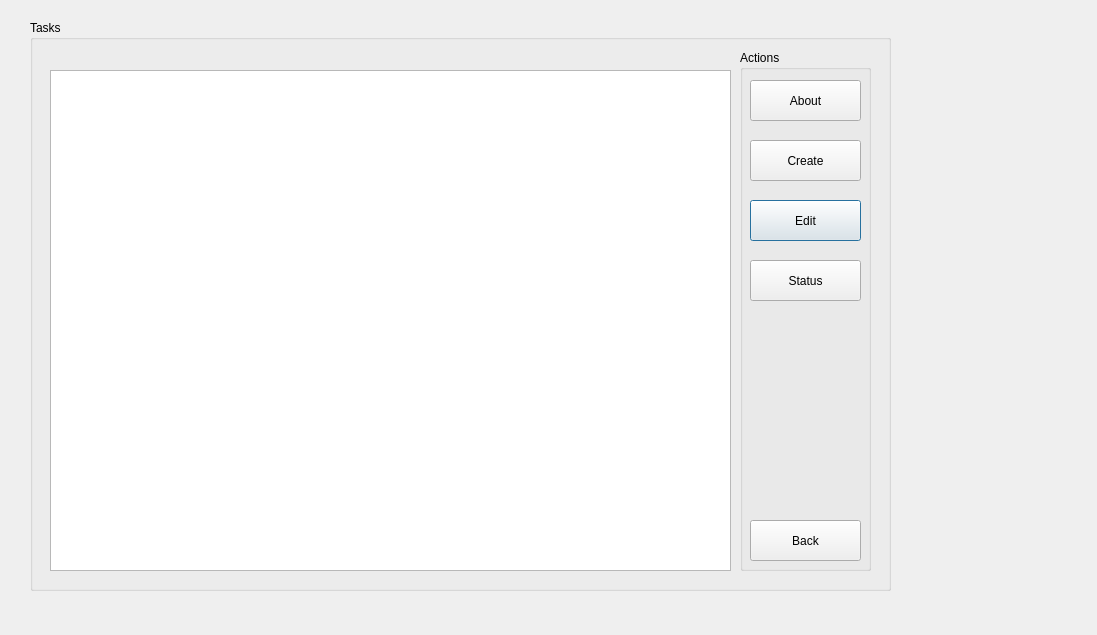
<?xml version="1.0" encoding="UTF-8"?>
<ui version="4.0">
 <class>TaskProgramWindow</class>
 <widget class="QDialog" name="TaskProgramWindow">
  <property name="geometry">
   <rect>
    <x>0</x>
    <y>0</y>
    <width>1097</width>
    <height>635</height>
   </rect>
  </property>
  <property name="windowTitle">
   <string>Dialog</string>
  </property>
  <widget class="QGroupBox" name="prog_tasks_group_box">
   <property name="geometry">
    <rect>
     <x>30</x>
     <y>20</y>
     <width>861</width>
     <height>571</height>
    </rect>
   </property>
   <property name="title">
    <string>Tasks</string>
   </property>
   <widget class="QListWidget" name="task_list_widget">
    <property name="geometry">
     <rect>
      <x>20</x>
      <y>50</y>
      <width>681</width>
      <height>501</height>
     </rect>
    </property>
   </widget>
   <widget class="QGroupBox" name="task_actions_group_box">
    <property name="geometry">
     <rect>
      <x>710</x>
      <y>30</y>
      <width>131</width>
      <height>521</height>
     </rect>
    </property>
    <property name="title">
     <string>Actions</string>
    </property>
    <widget class="QPushButton" name="task_edit_push_button">
     <property name="geometry">
      <rect>
       <x>10</x>
       <y>150</y>
       <width>111</width>
       <height>41</height>
      </rect>
     </property>
     <property name="text">
      <string>Edit</string>
     </property>
    </widget>
    <widget class="QPushButton" name="task_status_push_button">
     <property name="geometry">
      <rect>
       <x>10</x>
       <y>210</y>
       <width>111</width>
       <height>41</height>
      </rect>
     </property>
     <property name="text">
      <string>Status</string>
     </property>
    </widget>
    <widget class="QPushButton" name="task_logout_push_button">
     <property name="geometry">
      <rect>
       <x>10</x>
       <y>470</y>
       <width>111</width>
       <height>41</height>
      </rect>
     </property>
     <property name="text">
      <string>Back</string>
     </property>
    </widget>
    <widget class="QPushButton" name="task_create_push_button">
     <property name="geometry">
      <rect>
       <x>10</x>
       <y>90</y>
       <width>111</width>
       <height>41</height>
      </rect>
     </property>
     <property name="text">
      <string>Create</string>
     </property>
    </widget>
    <widget class="QPushButton" name="task_about_push_button">
     <property name="geometry">
      <rect>
       <x>10</x>
       <y>30</y>
       <width>111</width>
       <height>41</height>
      </rect>
     </property>
     <property name="text">
      <string>About</string>
     </property>
    </widget>
   </widget>
  </widget>
 </widget>
 <resources/>
 <connections/>
</ui>
